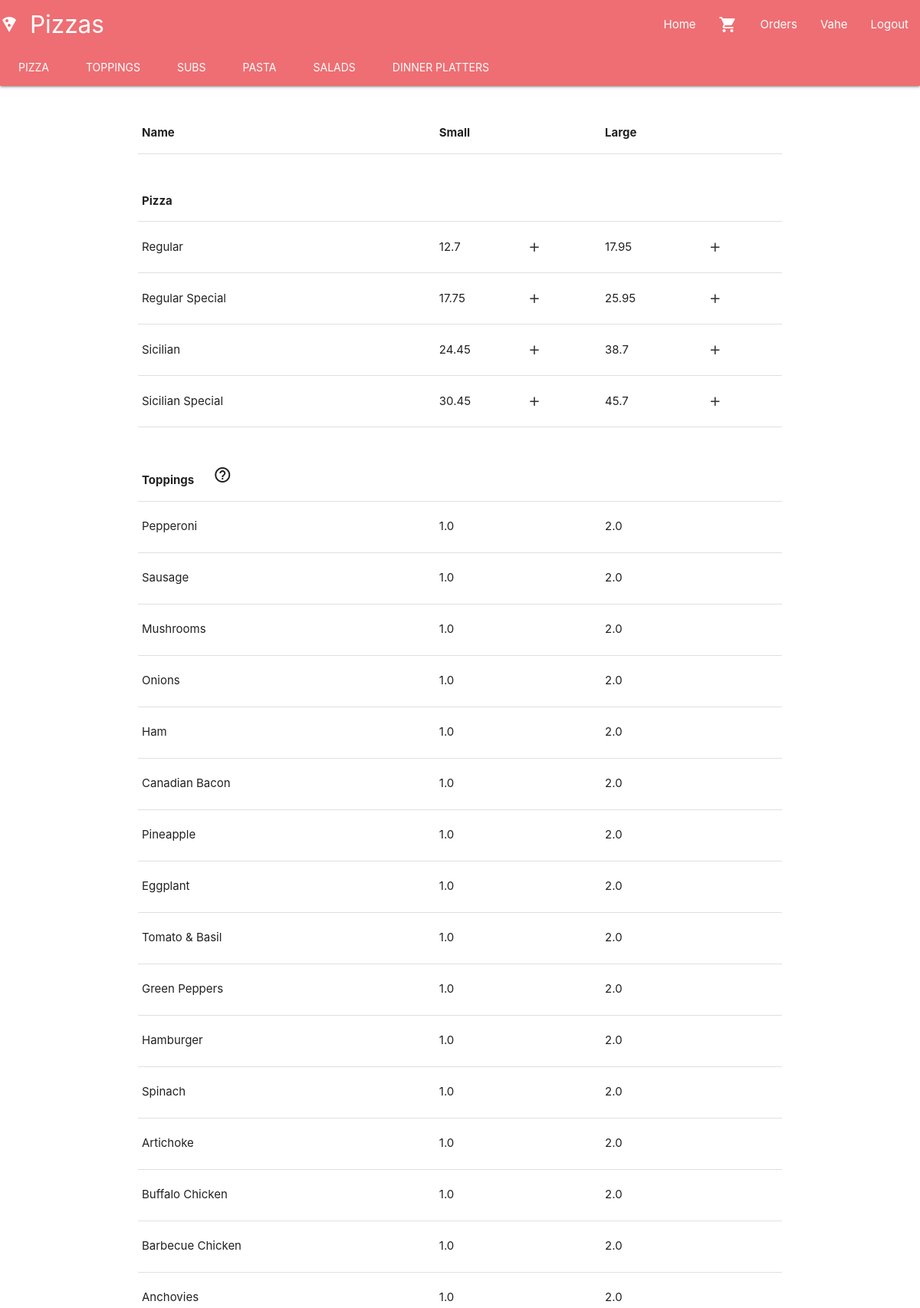
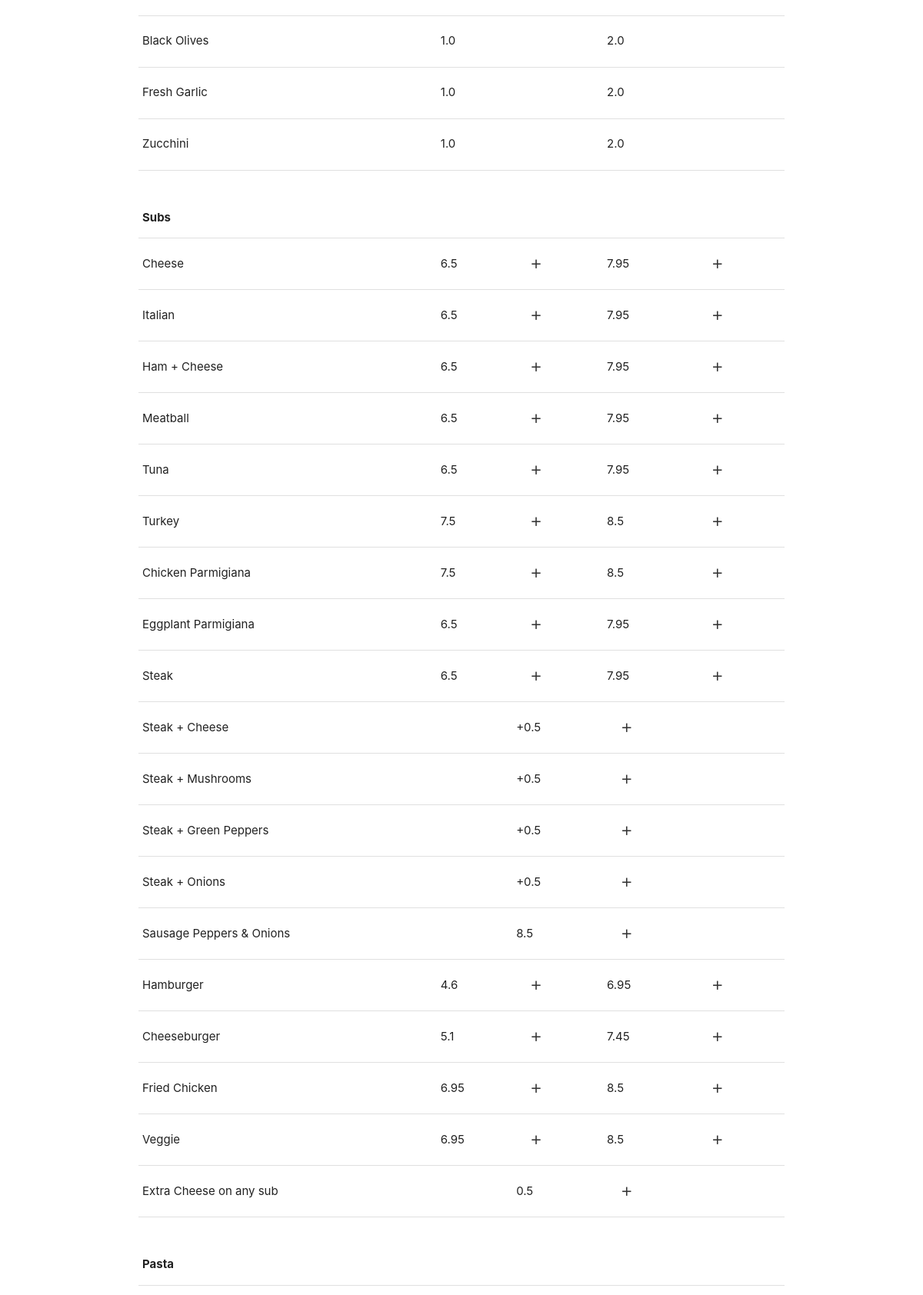
The app's page / (signed in, upper part) with its own data (2 pictures, top to bottom).
### orders/models.py (models this page shows, shortened)
class Menu(models.Model):
    type = models.CharField(max_length=64)
    name = models.CharField(max_length=64)
    small = models.FloatField()
    large = models.FloatField()

### orders/views.py (the view)
# urls.py: path("", views.index, name="index"),
def index(request):
    user = request.user
    if user.is_authenticated:
        cart_items = Cart.objects.filter(user_id=user.id).count()
    else:
        cart_items = 0
    menu = Menu.objects.all()
    context = {
        "cart_count": cart_items,
        "pizza": menu.filter(type="Pizza"),
        "toppings": menu.filter(type="Toppings"),
        "subs": menu.filter(type="Subs"),
        "subsadd": menu.filter(type="Subs addons"),
        "pasta": menu.filter(type="Pasta"),
        "salads": menu.filter(type="Salads"),
        "platters": menu.filter(type="Dinner Platters"),
    }
    return render(request, "orders/index.html", context)

### orders/templates/orders/index.html (shortened to what this page needs)
{% extends "orders/base.html" %}
{% block nav %}
<div id="navbar" class="nav-content">
    <ul class="tabs tabs-transparent">
        <li class="tab"><a class="active" href="#{{ pizza.first.type }}">{{ pizza.first.type }}</a></li>
        <li class="tab"><a class="active" href="#{{ toppings.first.type }}">{{ toppings.first.type }}</a></li>
        <li class="tab"><a class="active" href="#{{ subs.first.type }}">{{ subs.first.type }}</a></li>
        <li class="tab"><a class="active" href="#{{ pasta.first.type }}">{{ pasta.first.type }}</a></li>
        <li class="tab"><a class="active" href="#{{ salads.first.type }}">{{ salads.first.type }}</a></li>
        <li class="tab"><a class="active" href="#{{ platters.first.type }}">{{ platters.first.type }}</a></li>
    </ul>
</div>
{% endblock %}
{% block content %}
<div class="container">
    <table class="highlight">
        <thead>
            <tr>
                <th>Name</th>
                <th>Small</th>
                {% if user.is_authenticated %}
                <th></th>
                {% endif %}
                <th>Large</th>
            </tr>
        </thead>
        <tbody>
            <th id="{{ pizza.first.type }}">{{ pizza.first.type }}</th>
            {% for item in pizza %}
            <tr>
                <td>{{ item.name }}</td>
                <td>{{ item.small }}</td>
                    {% if user.is_authenticated %}
                    <td><button class="add-item btn-flat" data-pizza="{{ item.name }} - small" data-size="{{ item.small }}" data-item="{{ item.id }}" href="" title="add item to shopping cart"><i
                                class="material-icons">add</i></button></td>
                    {% endif %}
                <td>{{ item.large }}</td>
                    {% if user.is_authenticated %}
                    <td><button class="add-item btn-flat" data-pizza="{{ item.name }} - large" data-size="{{ item.large }}" data-item="{{ item.id }}" href="" title="add item to shopping cart"><i
                                class="material-icons">add</i></button></td>
                    {% endif %}
            </tr>
            {% endfor %}
            <th id="{{ toppings.first.type }}">{{ toppings.first.type }} &nbsp; &nbsp; &nbsp;
                <i title="Select Regular or Sicilian Pizza to enable adding Toppings. You may add up to 3 toppings on each Pizza." class="material-icons">help_outline</i></th>
            {% for item in toppings %}
            <tr>
                <td>{{ item.name }}</td>
                <td>{{ item.small }}</td>
                    {% if user.is_authenticated %}
                    <td></td>
                    {% endif %}
                <td>{{ item.large }}</td>
                    {% if user.is_authenticated %}
                    <td></td>
                    {% endif %}
            </tr>
            {% endfor %}
            <th id="{{ subs.first.type }}">{{ subs.first.type }}</th>
            {% for item in subs %}
            <tr>
                {% if item.small == item.large %}
                <td>{{ item.name }}</td>
                <td></td>
                <td>{{ item.large }}</td>
                    {% if user.is_authenticated %}
                    <td><button class="add-item btn-flat" data-size="{{ item.large }}" data-item="{{ item.id }}" href="" title="add item to shopping cart"><i
                                class="material-icons">add</i></button></td>
                    {% endif %}
                {% else %}
                <td>{{ item.name }}</td>
                <td>{{ item.small }}</td>
                    {% if user.is_authenticated %}
                    <td><button class="add-item btn-flat" data-size="{{ item.small }}" data-item="{{ item.id }}" href="" title="add item to shopping cart"><i
                                class="material-icons">add</i></button></td>
                    {% endif %}
                <td>{{ item.large }}</td>
                {% if user.is_authenticated %}
                <td><button class="add-item btn-flat" data-size="{{ item.large }}" data-item="{{ item.id }}" href="" title="add item to shopping cart"><i
                            class="material-icons">add</i></button></td>
                {% endif %}
                {% endif %}
            </tr>
            {% if item.name == "Steak" %}
            {% for item in subsadd %}
            <tr>
                <td>{{ item.name }}</td>
                <td></td>
                <td>+{{ item.large }}</td>
                    {% if user.is_authenticated %}
                    <td><button class="add-item btn-flat" data-size="{{ item.large }}" data-item="{{ item.id }}" href="" title="add item to shopping cart"><i
                                class="material-icons">add</i></button></td>
                    {% endif %}
            </tr>
            {% endfor %}
            {% endif %}
            {% endfor %}
            <th id="{{ pasta.first.type }}">{{ pasta.first.type }}</th>
            {% for item in pasta %}
            <tr>
                <td>{{ item.name }}</td>
                <td></td>
                <td>{{ item.large }}</td>
                    {% if user.is_authenticated %}
                    <td></td>
                    {% endif %}
            </tr>
            {% endfor %}
        </tbody>
    </table>
</div>
{% endblock %}

### orders/templates/orders/base.html (shortened to what this page needs)
<!DOCTYPE html>
<html lang="en">
<head>
    {% load static %}
    <link rel="stylesheet" href="https://cdnjs.cloudflare.com/ajax/libs/materialize/1.0.0/css/materialize.min.css">
    <link href="{% static 'orders/css/style.css' %}" rel="stylesheet">
</head>
<body>
    <nav id="top-menu" class="nav-extended">
        <div class="nav-wrapper">
            <a href="/" class="brand-logo"><i class="material-icons">local_pizza</i>Pizzas</a>
            <ul id="nav-mobile" class="right hide-on-med-and-down">
                <li><a href="/">Home</a></li>
                <li><a href="/cart" title="Shopping Cart"><i class="material-icons">shopping_cart</i></a></li>
                {% if user.is_authenticated %}
                <li><a href="/orders">Orders</a></li>
                <li><a href="">{{ user.username }}</a></li>
                <li><a href="/accounts/logout">Logout</a></li>
                {% else %}
                <li><a href="/register">Register</a></li>
                <li><a href="/accounts/login/">Login</a></li>
                {% endif %}
            </ul>
        </div>
        {% block nav %}
        {% endblock %}
    </nav>
    <main>
        {% block content %}
        {% endblock %}
    </main>
</body>
</html>

### orders/static/orders/css/style.css (style rules this page uses)
table th { padding-top: 50px; }
main { min-height: 100vh; }

### records on screen
Menu: first.type "PIZZA", first.type "Pizza", name "Regular", small "12.7", large "17.95"
Menu: first.type "TOPPINGS", first.type "Toppings", name "Pepperoni", small "1.0", large "2.0"
Menu: first.type "SUBS", first.type "Subs", name "Cheese", small "6.5", large "7.95"
Menu: first.type "PASTA", first.type "Pasta"
Menu: first.type "SALADS"
Menu: first.type "DINNER PLATTERS"
Menu: name "Regular Special", small "17.75", large "25.95"
Menu: name "Sicilian", small "24.45", large "38.7"
Menu: name "Sicilian Special", small "30.45", large "45.7"
Menu: name "Sausage", small "1.0", large "2.0"
Menu: name "Mushrooms", small "1.0", large "2.0"
Menu: name "Onions", small "1.0", large "2.0"
Menu: name "Ham", small "1.0", large "2.0"
Menu: name "Canadian Bacon", small "1.0", large "2.0"
Menu: name "Pineapple", small "1.0", large "2.0"
Menu: name "Eggplant", small "1.0", large "2.0"
Menu: name "Tomato & Basil", small "1.0", large "2.0"
Menu: name "Green Peppers", small "1.0", large "2.0"
Menu: name "Hamburger", small "1.0", large "2.0"
Menu: name "Spinach", small "1.0", large "2.0"
Menu: name "Artichoke", small "1.0", large "2.0"
Menu: name "Buffalo Chicken", small "1.0", large "2.0"
Menu: name "Barbecue Chicken", small "1.0", large "2.0"
Menu: name "Anchovies", small "1.0", large "2.0"
Menu: name "Black Olives", small "1.0", large "2.0"
Menu: name "Fresh Garlic", small "1.0", large "2.0"
Menu: name "Zucchini", small "1.0", large "2.0"
Menu: name "Italian", small "6.5", large "7.95"
Menu: name "Ham + Cheese", small "6.5", large "7.95"
Menu: name "Meatball", small "6.5", large "7.95"
Menu: name "Tuna", small "6.5", large "7.95"
Menu: name "Turkey", small "7.5", large "8.5"
Menu: name "Chicken Parmigiana", small "7.5", large "8.5"
Menu: name "Eggplant Parmigiana", small "6.5", large "7.95"
Menu: name "Steak", small "6.5", large "7.95"
Menu: name "Steak + Cheese", large "0.5"
Menu: name "Steak + Mushrooms", large "0.5"
Menu: name "Steak + Green Peppers", large "0.5"
Menu: name "Steak + Onions", large "0.5"
Menu: name "Sausage Peppers & Onions", large "8.5"
Menu: name "Hamburger", small "4.6", large "6.95"
Menu: name "Cheeseburger", small "5.1", large "7.45"
Menu: name "Fried Chicken", small "6.95", large "8.5"
Menu: name "Veggie", small "6.95", large "8.5"
Menu: name "Extra Cheese on any sub", large "0.5"

### other values on screen
{{ user.username }} "Vahe"
